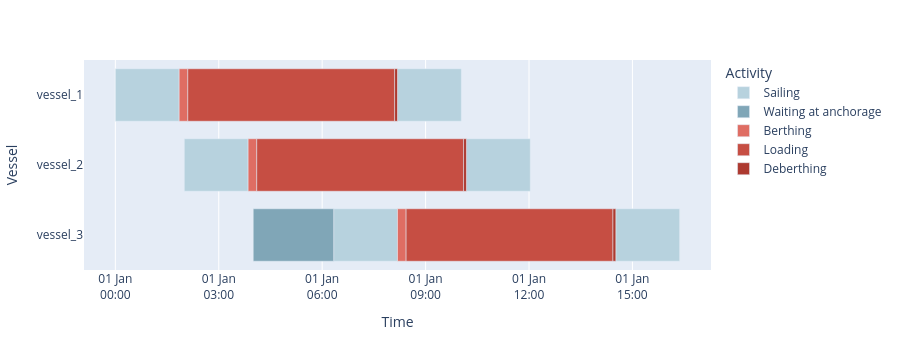

Notebook source saved alongside this figure:
### Code cell
fig = quay.plot_vessel_arrival_timeline()
fig

### Figure 1 — Plotly figure (JSON) as saved in the notebook; plotly's stock layout.template omitted (floating-point values rounded to 4 significant figures)
{"data": [{"base": ["2026-01-01T00:00:00.000000", "2026-01-01T08:11:06.666667", "2026-01-01T02:00:00.000000", "2026-01-01T10:11:06.666667", "2026-01-01T06:20:00.333333", "2026-01-01T14:31:07.000000"], "customdata": [[1.852], [1.852], [1.852], [1.852], [1.852], [1.852]], "hovertemplate": "Activity=Sailing<br>Start=%{base|%Y-%m-%d %H:%M:%S}<br>Stop=%{x|%Y-%m-%d %H:%M:%S}<br>Vessel=%{y}<br>Duration (hours)=%{customdata[0]:.2f}<extra></extra>", "legendgroup": "Sailing", "marker": {"color": "#B7D2DE", "pattern": {"shape": ""}}, "name": "Sailing", "orientation": "h", "showlegend": true, "textposition": "auto", "type": "bar", "x": [6666666, 6666666, 6666666, 6666666, 6666666, 6666666], "xaxis": "x", "y": ["vessel_1", "vessel_1", "vessel_2", "vessel_2", "vessel_3", "vessel_3"], "yaxis": "y"}, {"base": ["2026-01-01T04:00:00.000000"], "customdata": [[2.333]], "hovertemplate": "Activity=Waiting at anchorage<br>Start=%{base|%Y-%m-%d %H:%M:%S}<br>Stop=%{x|%Y-%m-%d %H:%M:%S}<br>Vessel=%{y}<br>Duration (hours)=%{customdata[0]:.2f}<extra></extra>", "legendgroup": "Waiting at anchorage", "marker": {"color": "#80A6B7", "pattern": {"shape": ""}}, "name": "Waiting at anchorage", "orientation": "h", "showlegend": true, "textposition": "auto", "type": "bar", "x": [8400333], "xaxis": "x", "y": ["vessel_3"], "yaxis": "y"}, {"base": ["2026-01-01T01:51:06.666667", "2026-01-01T03:51:06.666667", "2026-01-01T08:11:07.000000"], "customdata": [[0.25], [0.25], [0.25]], "hovertemplate": "Activity=Berthing<br>Start=%{base|%Y-%m-%d %H:%M:%S}<br>Stop=%{x|%Y-%m-%d %H:%M:%S}<br>Vessel=%{y}<br>Duration (hours)=%{customdata[0]:.2f}<extra></extra>", "legendgroup": "Berthing", "marker": {"color": "#DF6D63", "pattern": {"shape": ""}}, "name": "Berthing", "orientation": "h", "showlegend": true, "textposition": "auto", "type": "bar", "x": [900000, 900000, 900000], "xaxis": "x", "y": ["vessel_1", "vessel_2", "vessel_3"], "yaxis": "y"}, {"base": ["2026-01-01T02:06:06.666667", "2026-01-01T04:06:06.666667", "2026-01-01T08:26:07.000000"], "customdata": [[6.0], [6.0], [6.0]], "hovertemplate": "Activity=Loading<br>Start=%{base|%Y-%m-%d %H:%M:%S}<br>Stop=%{x|%Y-%m-%d %H:%M:%S}<br>Vessel=%{y}<br>Duration (hours)=%{customdata[0]:.2f}<extra></extra>", "legendgroup": "Loading", "marker": {"color": "#C64E43", "pattern": {"shape": ""}}, "name": "Loading", "orientation": "h", "showlegend": true, "textposition": "auto", "type": "bar", "x": [21600000, 21600000, 21600000], "xaxis": "x", "y": ["vessel_1", "vessel_2", "vessel_3"], "yaxis": "y"}, {"base": ["2026-01-01T08:06:06.666667", "2026-01-01T10:06:06.666667", "2026-01-01T14:26:07.000000"], "customdata": [[0.08333], [0.08333], [0.08333]], "hovertemplate": "Activity=Deberthing<br>Start=%{base|%Y-%m-%d %H:%M:%S}<br>Stop=%{x|%Y-%m-%d %H:%M:%S}<br>Vessel=%{y}<br>Duration (hours)=%{customdata[0]:.2f}<extra></extra>", "legendgroup": "Deberthing", "marker": {"color": "#AD3A30", "pattern": {"shape": ""}}, "name": "Deberthing", "orientation": "h", "showlegend": true, "textposition": "auto", "type": "bar", "x": [300000, 300000, 300000], "xaxis": "x", "y": ["vessel_1", "vessel_2", "vessel_3"], "yaxis": "y"}], "layout": {"bargap": 0.25, "barmode": "overlay", "height": 350, "hovermode": "closest", "legend": {"title": {"text": "Activity"}, "tracegroupgap": 0}, "margin": {"t": 60}, "xaxis": {"anchor": "y", "domain": [0, 1], "rangeslider": {"visible": false}, "tickformat": "%d %b\n%H:%M", "title": {"text": "Time"}, "type": "date"}, "yaxis": {"anchor": "x", "autorange": "reversed", "domain": [0, 1], "title": {"text": "Vessel"}}}}
